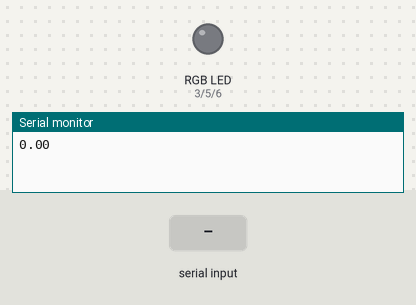
This sketch was run on a simulated Arduino Uno, built with avr-gcc and run on an emulated ATmega328P. Parts: an RGB LED mixed from three pins (HIGH = lit), the last lines printed to the serial monitor. Dashed ring = blinking. Inputs (shaded band) come from the test bench. Dim RGB values are drawn brighter than linear.

Above: at 1.2 s.
1.3 s: "90,45:" received over Serial
At 1.86 s:
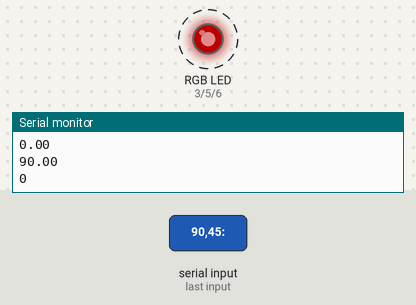
4.3 s: "5:" received over Serial
At 5.3 s:
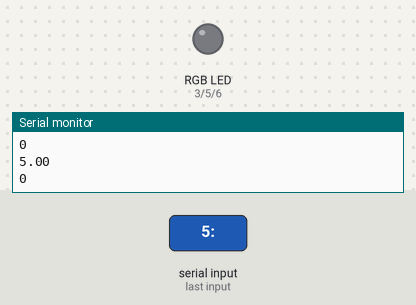
5.8 s: "30,150:" received over Serial
At 6.11 s:
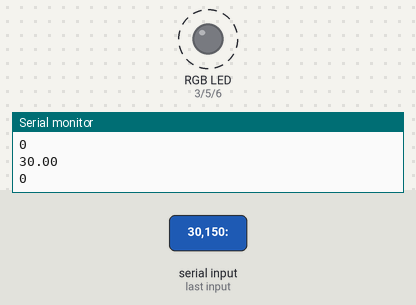
Timing chart, 0 to 14.8 s (numbered marks = the images above; inputs shaded):
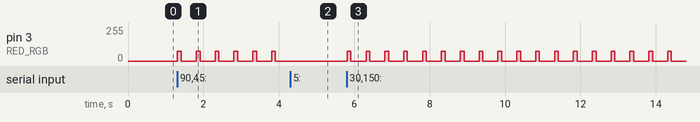

Measured:
- after the input at 1.3 s, pin 3 (RED_RGB): alternates 75/255 for 0.10 s and 0/255 for 0.40 s, starting at once
- after the input at 4.3 s, pin 3 (RED_RGB): stops changing and stays 0/255
- after the input at 5.8 s, pin 3 (RED_RGB): alternates 75/255 for 0.10 s and 0/255 for 0.40 s, starting at once

The sketch:

Get_data_from_CAN.ino
```cpp
/// управляющие пины RGB
#define RED_RGB 3
#define GREEN_RGB 5
#define BLUE_RGB 6


// импортируем нащ файл с функциясм
#include "tools.h"


void setup() {
  Serial.begin(9600);
  Serial.setTimeout(5);
  pinMode(RED_RGB, OUTPUT);
  pinMode(GREEN_RGB, OUTPUT);
  pinMode(BLUE_RGB, OUTPUT);
  BlinkCountSulfur();
}


void loop() {

  GetDataCAN();

  if(!FilterBurnout && CountSulfur >= 15.0 && CountSulfur < 15.5 ){
    BlinkLedRGB(5000, green);
  }
  else if(!FilterBurnout && CountSulfur >= 15.5 && CountSulfur < 15.75){
    BlinkLedRGB(2500, green);
  }
  else if(!FilterBurnout && CountSulfur >= 15.75 && CountSulfur < 16.0 ){
    BlinkLedRGB(1000, orange);
  }
  else if(!FilterBurnout && CountSulfur >= 16.00 ){
    BlinkLedRGB(500, red);
  }
  else if(FilterBurnout ){
    SetColor(red);
    BlinkLedRGB(500, red);
  }
  else{
    SetColor(off_led);
  }


}
```

tools.h
```cpp
// Состояние прожига
bool FilterBurnout = false;
float CountSulfur = 0.0;

// 100 мс длительность вспышки светодиода
const int flashDuration = 100;

//массивы цветов
int red[3] = {150, 0, 0};
int yellow[3] = {160, 50, 0};
int orange[3] = {150, 20, 0};
int green[3] = {0, 200, 0};
int blue[3] = {0, 0, 150};
int white[3] = {255, 255, 255};
int off_led[3] = {0, 0, 0};


// Коэффициент яркости (0.0 - 1.0)
float brightness = 0.5;
//начальное время
unsigned long previousLedMillis = 0;
// флаг горения светодиода
bool isFlashing = false;


void SetColor(int color[3]){
  // Получает на вход массив из 3 чисел и включает цвет

  analogWrite(RED_RGB, color[0] * brightness);
  analogWrite(GREEN_RGB, color[1] * brightness);
  analogWrite(BLUE_RGB, color[2] * brightness);

}


void BlinkLedRGB(int flashInterval, int color[3]){
  // Функция на вход получет переод моргания в мс и цвет

  unsigned long currentMillis = millis();

  if (!isFlashing && currentMillis - previousLedMillis >= flashInterval){
          SetColor(color);
          previousLedMillis = currentMillis;
          isFlashing = !isFlashing;
  }

  if (isFlashing && currentMillis - previousLedMillis >= flashDuration){
          SetColor(off_led);
          isFlashing = !isFlashing;
  }

}

void GetDataCAN(){

  // на данный момент читает Serial port
  if(Serial.available()){
    String cu = Serial.readStringUntil(':');
    String fb = Serial.readStringUntil('\n');
    FilterBurnout = fb.toInt();
    CountSulfur = cu.toFloat();
    Serial.println(CountSulfur);
    Serial.println(FilterBurnout);
  }

}

void BlinkCountSulfur(){
  // Моргает при запуске поэтому использование Delay не критично.
  GetDataCAN();
  if (CountSulfur >= 10 ){
    SetColor(blue);
    delay(300);
    SetColor(off_led);
    CountSulfur=CountSulfur-10.0;
  }
  Serial.println(CountSulfur);
  for(int i=0; i < CountSulfur; i++ ){
      delay(400);
      SetColor(white);
      delay(400);
      SetColor(off_led);

  }


}
```
